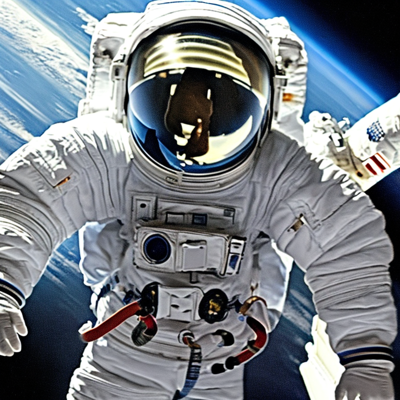
#> input picture astronaut.png, 400 x 400 px
$ jupyter execute --allow-errors Image_Generation.ipynb   (shell and % lines are left out)
#> lines starting #> are read from the running program, lines starting #| are printed output that depends on the picture; long printed decimals are rounded
# Images as Grids of Pixels

### Importing libraries

[cell 1]
import numpy as np

# for reading in images
import matplotlib.image as mpimg

import matplotlib.pyplot as plt

# computer vision library for data manipulation in images
import cv2

### Reading and displaying the images

#> (a cell that did not finish here is left out)

#> (a cell that did not finish here is left out)

#> (a cell that did not finish here is left out)

#> (a cell that did not finish here is left out)

## Lets see each channel

#> (a cell that did not finish here is left out)

#> (a cell that did not finish here is left out)

#> (a cell that did not finish here is left out)

#> (a cell that did not finish here is left out)

## Image pre-processing

[cell 10]
# Read in the image
#image = mpimg.imread('seven.png')
#image = mpimg.imread('lenna.png')
image = mpimg.imread('astronaut.png')
#> image is the input picture: shape (400, 400, 3) float32; mean R, G, B 0.463, 0.492, 0.522

# Print out the image dimensions
print('Original Image dimensions:', image.shape)
#| Original Image dimensions: (400, 400, 3)

plt.imshow(image);

#### Convert color image to gray scale - This helps in dimentionality reduction

[cell 11]
# Change from color to grayscale
gray_image = cv2.cvtColor(image, cv2.COLOR_RGB2GRAY)
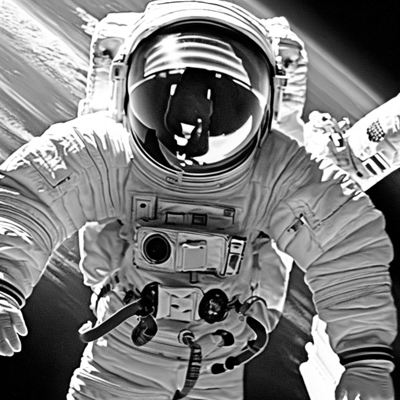
#> gray_image: shape (400, 400) float32; min 0, max 1, mean 0.487
plt.imshow(gray_image, cmap='gray');

print('Grayscale Image dimensions:', gray_image.shape)
#| Grayscale Image dimensions: (400, 400)

[cell 12]
gray_image.shape
#> Out = (400, 400)

[cell 13]
# Finds the maximum and minimum grayscale values in this image

max_val = np.amax(gray_image)
#> max_val = 1
min_val = np.amin(gray_image)
#> min_val = 0

print('Max: ', max_val)
#| Max:  1.0
print('Min: ', min_val)
#| Min:  0.0

[cell 14]
# Prints specific grayscale pixel values
# What is the pixel value at x = 400 and y = 300

x = 300
y = 300

print(gray_image[y,x])
#| 0.4872

[cell 15]
# Creating a 5x5 image using just grayscale, numerical values
tiny_image = np.array([[0, 20, 30, 150, 120],
                      [200, 200, 250, 70, 3],
                      [50, 180, 85, 40, 90],
                      [240, 100, 50, 255, 10],
                      [30, 0, 75, 190, 220]])

# To show the pixel grid, use matshow
plt.imshow(tiny_image, cmap='gray')
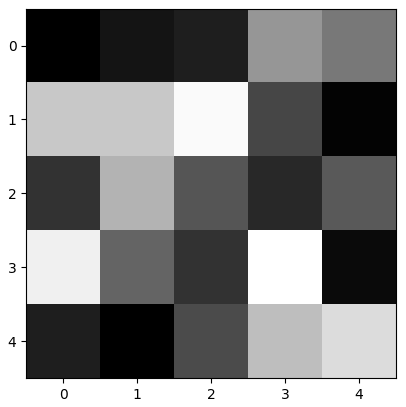
#> figure drawn by matplotlib, 1 panel

[cell 16]
# Reduce the size of the image (Image downscaling)

resized_image = cv2.resize(gray_image, (28, 28))
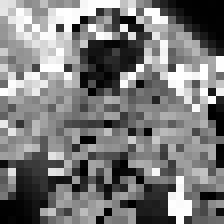
#> resized_image: shape (28, 28) float32 (shown 8 times larger); min 0.000181, max 1, mean 0.482

# Display the grayscale image
plt.imshow(resized_image, cmap='gray')

[cell 17]
# Finds the maximum and minimum grayscale values in this image

max_val = np.amax(resized_image)
min_val = np.amin(resized_image)
#> min_val = 0.000181

print('Max: ', max_val)
#| Max:  1.0
print('Min: ', min_val)
#| Min:  0.000181

[cell 18]
resized_image.shape
#> Out = (28, 28)
